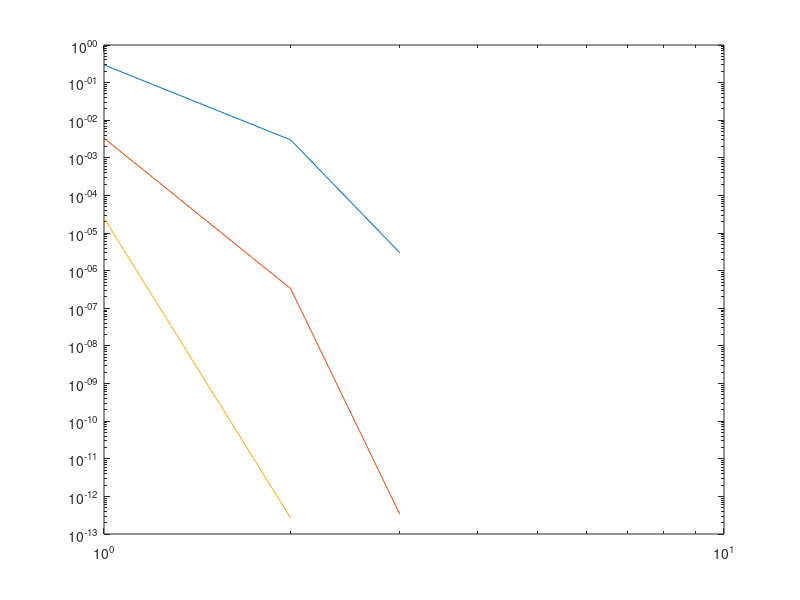

This figure's MATLAB source:
f = @(x) (x.^2 - 3 * x + 2) * atan(x);
df = @(x) (2 * x - 3) * atan(x) + ((x.^2 - 3*x + 2)/(x.^2 + 1));
n = [1,3,6];
x = 0;

FD1 = (f(x + (10^-1)) - f(x)) / (10^-1);
FD3 = (f(x + (10^-3)) - f(x)) / (10^-3);
FD6 = (f(x + (10^-6)) - f(x)) / (10^-6);

CD31 = (1/(2*(10^-1))) * (f(x + (10^-1)) - f(x - (10^-1)));
CD33 = (1/(2*(10^-3))) * (f(x + (10^-3)) - f(x - (10^-3)));
CD36 = (1/(2*(10^-6))) * (f(x + (10^-6)) - f(x - (10^-6)));

CD51 = (1/(12*(10^-1))) * (f(x - 2*(10^-1)) - 8 * f(x - (10^-1)) + 8 * f(x + (10^-1)) - f(x + 2*(10^-1)));
CD53 = (1/(12*(10^-3))) * (f(x - 2*(10^-3)) - 8 * f(x - (10^-3)) + 8 * f(x + (10^-3)) - f(x + 2*(10^-3)));
CD56 = (1/(12*(10^-6))) * (f(x - 2*(10^-6)) - 8 * f(x - (10^-6)) + 8 * f(x + (10^-6)) - f(x + 2*(10^-6)));

FD = zeros(1,3);
FD(1) = abs(df(x) - FD1);
FD(2) = abs(df(x) - FD3);
FD(3) = abs(df(x) - FD6);

CD3 = zeros(1,3);
CD3(1) = abs(df(x) - CD31);
CD3(2) = abs(df(x) - CD33);
CD3(3) = abs(df(x) - CD36);

CD5 = zeros(1,3);
CD5(1) = abs(df(x) - CD51);
CD5(2) = abs(df(x) - CD53);
CD5(3) = abs(df(x) - CD56);

loglog(FD);
hold on
loglog(CD3);
hold on
loglog(CD5);
hold off
